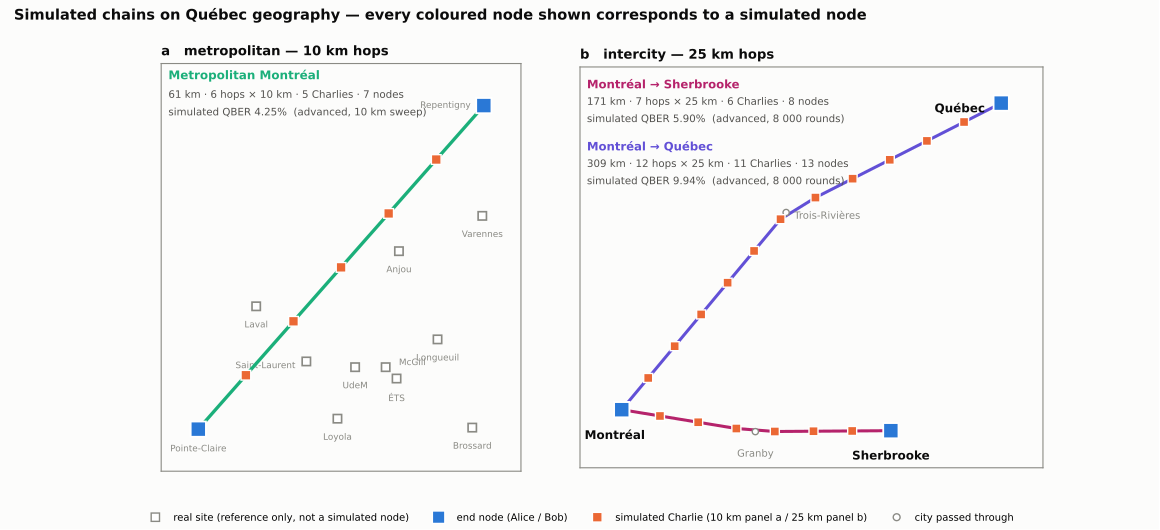

Recreate this plot in Python.
"""Figure: the SIMULATED configurations placed on Quebec geography.

Every node shown is an actual simulated node: uniform 25 km hops, which is
exactly what qline_chain.py ran. QBER values are measured outputs.
"""
import math
import matplotlib
matplotlib.use("Agg")
import matplotlib.pyplot as plt
from matplotlib.lines import Line2D

C_BLUE, C_ORANGE, C_AQUA = "#2a78d6", "#eb6834", "#1baf7a"
INK, INK2, MUTED, GRID = "#0b0b0b", "#52514e", "#8a8a84", "#e3e2dd"
SURF = "#fcfcfb"; FIBRE = "#b5236b"
plt.rcParams.update({"font.family": "DejaVu Sans", "font.size": 8,
                     "figure.facecolor": SURF, "axes.facecolor": SURF,
                     "axes.edgecolor": MUTED})

ISLAND_SITES = {          # real sites, shown for reference only
    "Pointe-Claire": (45.4486, -73.8200), "Saint-Laurent": (45.5100, -73.6800),
    "UdeM": (45.5048, -73.6168), "ÉTS": (45.4945, -73.5631),
    "McGill": (45.5048, -73.5772), "Laval": (45.5600, -73.7450),
    "Longueuil": (45.5300, -73.5100), "Brossard": (45.4500, -73.4650),
    "Anjou": (45.6100, -73.5600), "Varennes": (45.6420, -73.4520),
    "Repentigny": (45.7420, -73.4500), "Loyola": (45.4581, -73.6397),
}
CITY = {
    "Montréal":    (45.4945, -73.5631),
    "Granby":      (45.4001, -72.7340),
    "Sherbrooke":  (45.4042, -71.8929),
    "Trois-Rivières": (46.3432, -72.5429),
    "Québec":      (46.8139, -71.2080),
}
R = 6371.0
def geo(a, b):
    la1, lo1 = map(math.radians, a); la2, lo2 = map(math.radians, b)
    h = (math.sin((la2-la1)/2)**2
         + math.cos(la1)*math.cos(la2)*math.sin((lo2-lo1)/2)**2)
    return 2*R*math.asin(math.sqrt(h))
RF = 1.30            # intercity route factor
HOP = 25.0           # km - the SIMULATED hop length

# measured QBER at each N, advanced profile, 25 km hops, 8000 pooled rounds
QBER = {1:1.79, 2:2.56, 3:3.69, 4:5.07, 5:5.23, 6:5.90, 7:7.14, 8:7.43,
        9:8.03, 10:9.03, 11:9.94, 12:10.64, 13:11.59, 14:11.71}

def chain(a, b, waypoints=()):
    """Uniform HOP-spaced nodes along a route, as simulated."""
    pts = [CITY[a]] + [CITY[w] for w in waypoints] + [CITY[b]]
    segs, total = [], 0.0
    for i in range(len(pts)-1):
        d = geo(pts[i], pts[i+1]) * RF
        segs.append((pts[i], pts[i+1], d)); total += d
    nhop = max(1, round(total / HOP))
    out = []
    for k in range(nhop + 1):
        t = k / nhop * total
        acc = 0.0
        for p, q, d in segs:
            if acc + d >= t or (p, q, d) is segs[-1]:
                f = (t - acc) / d if d else 0
                f = min(max(f, 0), 1)
                out.append((p[0] + (q[0]-p[0])*f, p[1] + (q[1]-p[1])*f))
                break
            acc += d
    return out, total, nhop

ROUTES = [("Montréal", "Sherbrooke", ("Granby",), FIBRE),
          ("Montréal", "Québec", ("Trois-Rivières",), "#6250d6")]

fig, (axM, ax) = plt.subplots(1, 2, figsize=(11.6, 5.3),
                              gridspec_kw={"width_ratios": [1, 1.18],
                                           "wspace": 0.10})
LAT0 = 46.1; K = math.cos(math.radians(LAT0))
def xy(p): return p[1]*K, p[0]

# ---------------- panel a: metropolitan Montreal, 10 km simulated hops ----
HOP_M = 10.0
RF_M = 1.40
A_ = ISLAND_SITES["Pointe-Claire"]; B_ = ISLAND_SITES["Repentigny"]
span_km = geo(A_, B_) * RF_M
nhop_m = max(1, round(span_km / HOP_M))
N_m = nhop_m - 1
mnodes = [(A_[0] + (B_[0]-A_[0])*k/nhop_m, A_[1] + (B_[1]-A_[1])*k/nhop_m)
          for k in range(nhop_m + 1)]
K2 = math.cos(math.radians(45.59))
def xy2(p): return p[1]*K2, p[0]

SOFF = {"McGill": (0.012, 0.004, "left", "center"),
        "ÉTS": (0.0, -0.013, "center", "top"),
        "Repentigny": (-0.012, 0.0, "right", "center"),
        "Saint-Laurent": (-0.010, -0.004, "right", "center"),
        "UdeM": (0.0, -0.013, "center", "top"),
        "Pointe-Claire": (0.0, -0.014, "center", "top")}
for nm, p in ISLAND_SITES.items():
    x, y = xy2(p)
    dx, dy, ha, va = SOFF.get(nm, (0.0, -0.013, "center", "top"))
    axM.plot(x, y, "s", ms=6, mfc="white", mec=MUTED, mew=1.2, zorder=3)
    axM.text(x+dx, y+dy, nm, fontsize=6.4, color=MUTED, ha=ha,
             va=va, zorder=4)

xs = [xy2(p)[0] for p in mnodes]; ys = [xy2(p)[1] for p in mnodes]
axM.plot(xs, ys, color=C_AQUA, lw=2.4, zorder=5, solid_capstyle="round")
for i, p in enumerate(mnodes):
    x, y = xy2(p)
    if i in (0, len(mnodes)-1):
        axM.plot(x, y, "s", ms=11, mfc=C_BLUE, mec="white", mew=1.3, zorder=7)
    else:
        axM.plot(x, y, "s", ms=7, mfc=C_ORANGE, mec="white", mew=1.0, zorder=6)

QM = {1:1.48, 2:2.15, 3:2.65, 4:4.91, 5:4.25, 6:5.65, 7:5.56, 8:6.35,
      9:7.65, 10:8.91, 11:9.72}
axM.text(0.02, 0.985, "Metropolitan Montréal", transform=axM.transAxes,
         fontsize=8.6, color=C_AQUA, weight="bold", va="top")
axM.text(0.02, 0.935,
         f"{span_km:.0f} km · {nhop_m} hops × {HOP_M:g} km · {N_m} Charlies"
         f" · {N_m+2} nodes", transform=axM.transAxes, fontsize=7.4,
         color=INK2, va="top")
axM.text(0.02, 0.892,
         f"simulated QBER {QM[N_m]:.2f}%  (advanced, 10 km sweep)",
         transform=axM.transAxes, fontsize=7.4, color=INK2, va="top")
axM.set_aspect("equal"); axM.set_xticks([]); axM.set_yticks([])
axM.margins(0.13)
for sp in axM.spines.values():
    sp.set_edgecolor(MUTED)
axM.set_title("a   metropolitan — 10 km hops", loc="left", fontsize=9.5,
              weight="bold", color=INK, pad=6)


info = []
for a, b, wp, col in ROUTES:
    nodes, total, nhop = chain(a, b, wp)
    N = nhop - 1                                  # Charlies
    xs = [xy(p)[0] for p in nodes]; ys = [xy(p)[1] for p in nodes]
    ax.plot(xs, ys, color=col, lw=2.2, zorder=2, solid_capstyle="round")
    for i, p in enumerate(nodes):
        x, y = xy(p)
        if i in (0, len(nodes)-1):
            ax.plot(x, y, "s", ms=11, mfc=C_BLUE, mec="white", mew=1.3,
                    zorder=6)
        else:
            ax.plot(x, y, "s", ms=6.5, mfc=C_ORANGE, mec="white", mew=1.0,
                    zorder=5)
    info.append((a, b, total, N, col))

OFF = {"Montréal": (-0.03, -0.085, "center", "top"),
       "Sherbrooke": (0.0, -0.085, "center", "top"),
       "Québec": (-0.07, -0.025, "right", "center"),
       "Granby": (0.0, -0.075, "center", "top"),
       "Trois-Rivières": (0.035, -0.015, "left", "center")}
for nm, p in CITY.items():
    x, y = xy(p)
    dx, dy, ha, va = OFF[nm]
    big = nm in ("Montréal", "Sherbrooke", "Québec")
    ax.text(x+dx, y+dy, nm, fontsize=8.6 if big else 7.2,
            color=INK if big else MUTED, ha=ha, va=va,
            weight="bold" if big else "normal", zorder=8)
    if not big:
        ax.plot(x, y, "o", ms=4.5, mfc="white", mec=MUTED, mew=1.0, zorder=4)

ty = 0.97
for a, b, total, N, col in info:
    q = QBER.get(N)
    ax.text(0.015, ty, f"{a} → {b}", transform=ax.transAxes, fontsize=8.4,
            color=col, weight="bold", va="top")
    ax.text(0.015, ty-0.045,
            f"{total:.0f} km · {N+1} hops × 25 km · {N} Charlies · "
            f"{N+2} nodes", transform=ax.transAxes, fontsize=7.4,
            color=INK2, va="top")
    ax.text(0.015, ty-0.088,
            f"simulated QBER {q:.2f}%  (advanced, 8 000 rounds)"
            if q else "beyond simulated range",
            transform=ax.transAxes, fontsize=7.4, color=INK2, va="top")
    ty -= 0.155

h = [Line2D([], [], marker="s", ls="", mfc="white", mec=MUTED, ms=6,
            label="real site (reference only, not a simulated node)"),
     Line2D([], [], marker="s", ls="", mfc=C_BLUE, mec="white", ms=9,
            label="end node (Alice / Bob)"),
     Line2D([], [], marker="s", ls="", mfc=C_ORANGE, mec="white", ms=7,
            label="simulated Charlie (10 km panel a / 25 km panel b)"),
     Line2D([], [], marker="o", ls="", mfc="white", mec=MUTED, ms=5,
            label="city passed through")]
fig.legend(handles=h, loc="lower center", ncol=4, fontsize=7.2,
           frameon=False, bbox_to_anchor=(0.5, -0.005))

ax.set_title("b   intercity — 25 km hops", loc="left", fontsize=9.5,
             weight="bold", color=INK, pad=6)
fig.suptitle("Simulated chains on Québec geography — every coloured node "
             "shown corresponds to a simulated node",
             fontsize=10.5, weight="bold", color=INK, x=0.012, ha="left",
             y=0.985)
ax.set_aspect("equal"); ax.set_xticks([]); ax.set_yticks([])
ax.margins(0.11)
fig.tight_layout(rect=[0, 0.045, 1, 0.955])
fig.savefig("fig4_simulated_map.png", dpi=300, facecolor=SURF)
fig.savefig("fig4_simulated_map.pdf", facecolor=SURF)
for a, b, total, N, col in info:
    print(f"{a} -> {b}: {total:.1f} km, {N+1} hops, {N} Charlies, "
          f"{N+2} nodes, QBER {QBER.get(N)}%")
